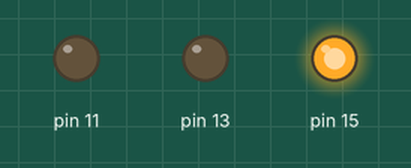
Simulated run of this program. Board: Raspberry Pi (header pin numbers). On the bench: output pins drawn as LEDs (lit = HIGH).

Above: at 5.0 s.
At 12.5 s:
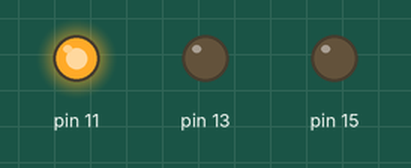
At 16.7 s:
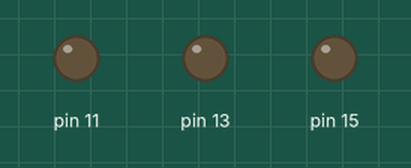
At 20.7 s:
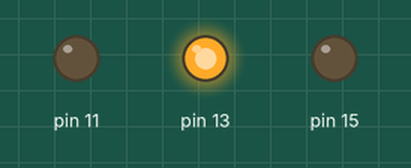
Timing chart, 0 to 28.9 s (numbered marks = the images above):
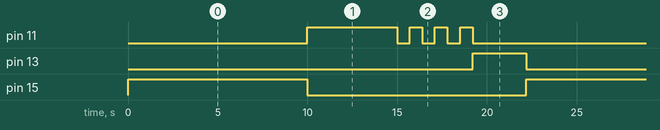

Measured:
- by itself, pin 11: repeats every 22.2 s: 3 × (LOW 0.70 s, HIGH 0.70 s), LOW 13.0 s, HIGH 5.0 s
- by itself, pin 13: alternates HIGH for 3.0 s and LOW for 19.2 s
- by itself, pin 15: alternates HIGH for 10.0 s and LOW for 12.2 s

The program:

trafic_lights.py
```python
import RPi.GPIO as GPIO
import time
import atexit

@atexit.register
def clean():
    GPIO.output(11, GPIO.LOW)
    GPIO.output(13, GPIO.LOW)
    GPIO.output(15, GPIO.LOW)
    GPIO.cleanup()
GPIO.setmode(GPIO.BOARD)

GPIO.setup(11, GPIO.OUT)
GPIO.setup(13, GPIO.OUT)
GPIO.setup(15, GPIO.OUT)


while True:
    GPIO.output(15, GPIO.HIGH)
    time.sleep(10)
    GPIO.output(15, GPIO.LOW)
    GPIO.output(11, GPIO.HIGH)
    time.sleep(5)
    GPIO.output(11, GPIO.LOW)
    time.sleep(0.7)
    GPIO.output(11, GPIO.HIGH)
    time.sleep(0.7)
    GPIO.output(11, GPIO.LOW)
    time.sleep(0.7)
    GPIO.output(11, GPIO.HIGH)
    time.sleep(0.7)
    GPIO.output(11, GPIO.LOW)
    time.sleep(0.7)
    GPIO.output(11, GPIO.HIGH)
    time.sleep(0.7)
    GPIO.output(11, GPIO.LOW)
    GPIO.output(13, GPIO.HIGH)
    time.sleep(3)
    GPIO.output(13, GPIO.LOW)
```
